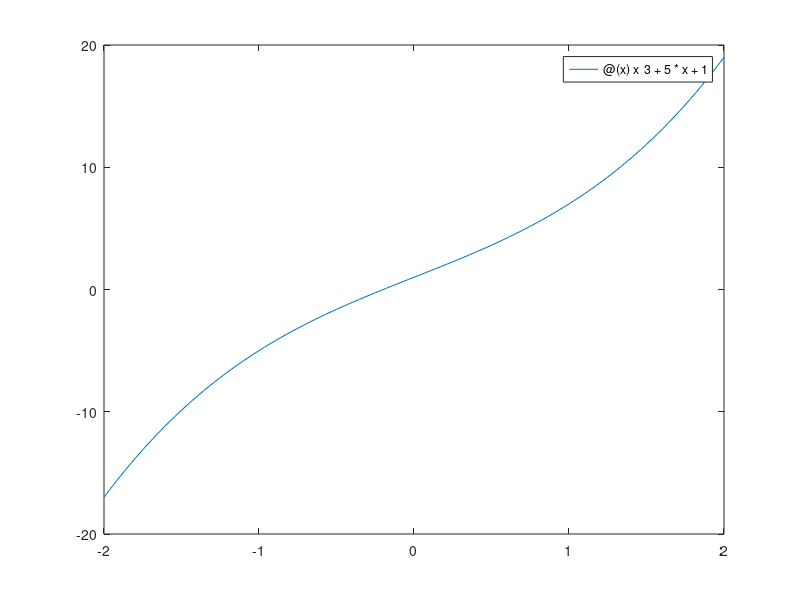

Reproduce this figure in MATLAB. (Note: this script raises an error after producing the figure.)
function [] = lab4
    f = @(x) x^3 + 5*x + 1
    fplot(f, [-2, 2])
    [xs, ~] = ginput(2);
    disp(bisect(f, xs(1), xs(2), 0.0000001, 10000));
end
